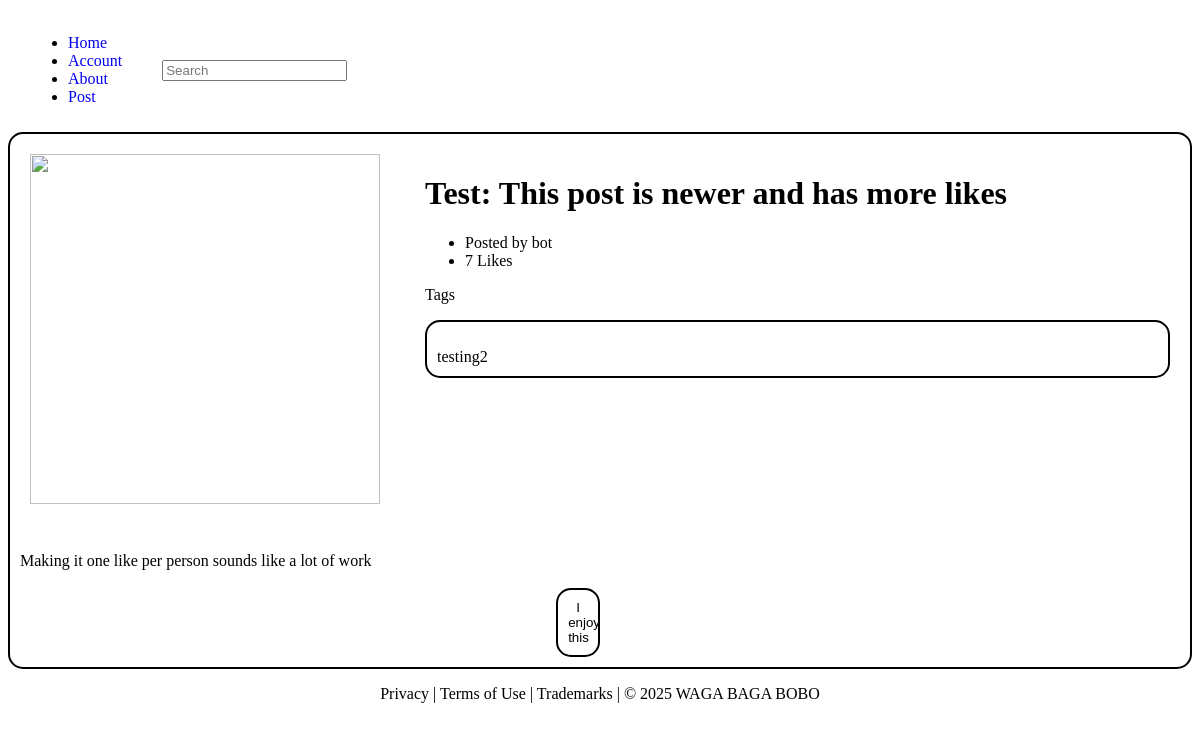
The app's page /profile/3, older data.
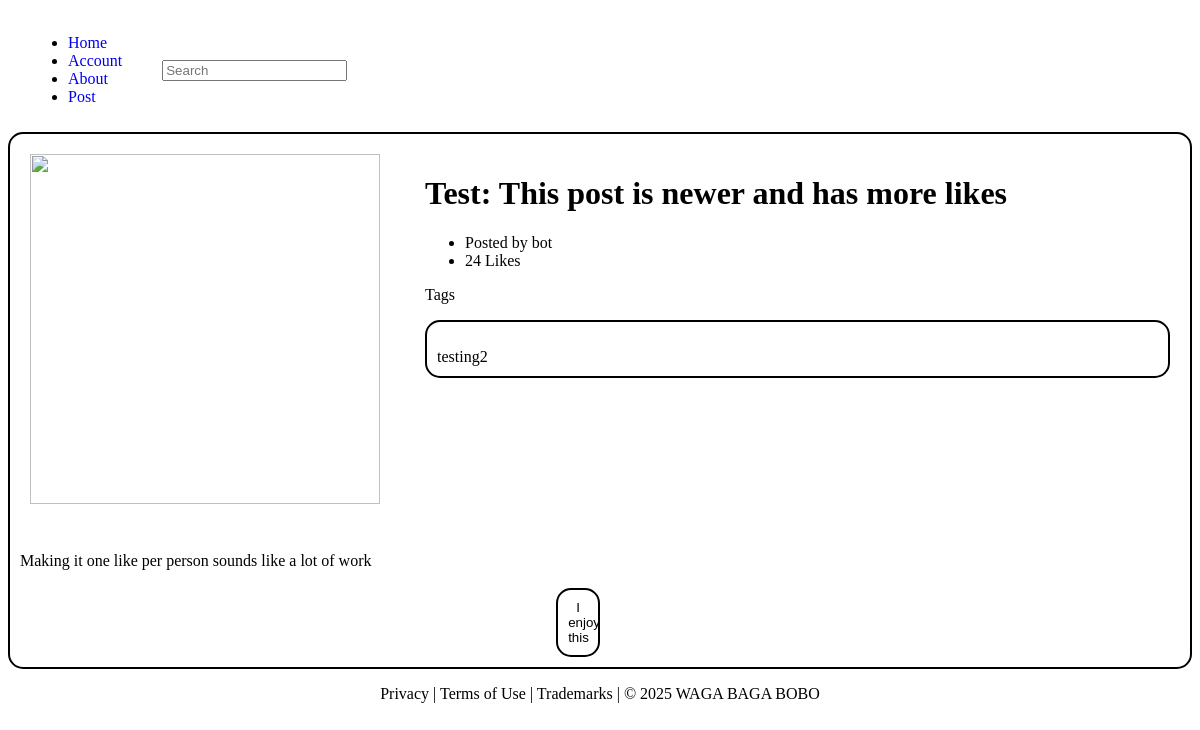
The same page, newer data.
### app.py (models this page shows, shortened)
class Post(db.Model):
    __tablename__ = "posts"
    id: so.Mapped[int] = so.mapped_column(primary_key=True)
    title: so.Mapped[str] = so.mapped_column(index=True)
    body: so.Mapped[str] = so.mapped_column(sa.String(256), default="")
    likes: so.Mapped[int] = so.mapped_column(nullable=True)
    user_id:so.Mapped[int] = so.mapped_column(sa.ForeignKey("users.id"))
    author:so.Mapped["User"] = so.relationship(back_populates="posts")
    tags:so.Mapped[str] = so.mapped_column(sa.String(250), default="")

class User(UserMixin, db.Model):
    __tablename__ = "users"
    id: so.Mapped[int] = so.mapped_column(primary_key=True)
    username: so.Mapped[str] = so.mapped_column(unique=True, index=True)
    password_hash: so.Mapped[str] = so.mapped_column(sa.String(256), default="")
    posts: so.Mapped[list["Post"]] = so.relationship(back_populates="author")
    def __str__(self):
        return self.username

### app.py (the view)
@app.route("/profile/<int:post_id>")
def profile(post_id):
    post = db.session.get(Post, post_id)
    return render_template("profile.html", post=post)

### templates/profile.html (shortened to what this page needs)
{% extends 'base.html' %}
{% block linkStyle %}
    <link rel="stylesheet" href="{{ url_for('static', filename='style-profile.css') }}">
{% endblock %}
{% block body %}
    <main class="container">
        <div class="grid">
            <div class="top">
                <div class="post-image">
                    <img src="https://external-content.duckduckgo.com/iu/?u=https%3A%2F%2Fcdn.pixabay.com%2Fphoto%2F2015%2F10%2F05%2F22%2F37%2Fblank-profile-picture-973460_1280.png&f=1&nofb=1&ipt=14271c7268ebcb0abfe3c7a7d65ed0ad4a21906affd42fd252e401bf255aef81" height="350" width="350"/>
                </div>
                <div class="post-content">
                    <h1>{{ post.title }}</h1>
                    <ul>
                        <li>Posted by {{ post.author }}</li>
                        <li>{{ post.likes }} Likes</li>
                    </ul>
                    <p>Tags</p>
                    <div class="tag-box">
                        <p class="no-margin">{{ post.tags }}</p>
                    </div>
                </div>
            </div>
            <div class="long-desc">
                <p class="no-margin">{{ post.body }}</p>
            </div>
            <div class="top" class="no-margin" style="justify-content: center;">
                <form method="post" action="{{ url_for('like_post', post_id=post.id) }}">
                    <button class="download" type="submit" >
                        <span class="no-margin">I enjoy this</span>
                    </button>
                </form>
            </div>
        </div>
    </main>
{% endblock %}

### templates/base.html (shortened to what this page needs)
<!DOCTYPE html>
<html>
    <head>
        {% block linkStyle %}{% endblock %}
        <link rel="stylesheet" href="https://cdn.jsdelivr.net/npm/@picocss/pico@2/css/pico.min.css">
        <link rel="stylesheet" href="https://cdn.jsdelivr.net/npm/@picocss/pico@2/css/pico.colors.min.css">
        <link rel="stylesheet" href="{{ url_for('static', filename='base.css') }}">
        <link rel="stylesheet" href="{{ url_for('static', filename='variables.css') }}">
    </head>
    <body background="E8F1F2">
        <header class="header">
            <nav class="navbar">
                <ul>
                    <li><a href="/" class="contrast">Home</a></li>
                    <li><a href="/login" class="contrast">Account</a></li>
                    <li><a href="https://github.com/RholsingEMU/Flask-Website" class="contrast">About</a></li>
                    <li><a href="/create-post" class="contrast">Post</a></li>
                </ul>
                <ul>
                    <form method="get" style="display: inline-flex; width: 100%">
                        <input name="search" type="text" class="tags" placeholder="Search" aria-label="Search" style="margin-bottom: 0px;">
                    </form>
                </ul>
            </nav>
        </header>
        {% block body %}{% endblock %}
    <footer class="container">
        <p class="no-margin">
            <a href="https://github.com/picocss/pico">Privacy | Terms of Use | Trademarks | © 2025 WAGA BAGA BOBO</a>
        </p>
    </footer>
</html>

### static/style-profile.css (style rules this page uses)
body { background-color: var(--bg); }
.no-margin { margin-bottom: 0 !important; }
.grid { display: flex !important; flex-direction: column; align-items: stretch; border-style: solid; border-width: 2px; border-color: var(--border); border-radius: 15px; padding: 10px; content: flex; margin-bottom: 10px; box-shadow: 2px 2px 10px var(--pico-color-black); background: var(--grid); }
.top { display: flex; gap: 10px; align-items: flex-start; }
.long-desc { width: 100%; margin-bottom: 0px !important; }
.post-image { padding: 10px; display: block !important; max-width: 350px; height: auto; }
.post-content { padding: 10px; margin-left: 15px; flex: 1 !important; }
.tag-box { border-style: solid; border-width: 2px; border-color: var(--border); border-radius: 15px; padding: 10px; content: flex; margin-bottom: 10px; box-shadow: 2px 2px 10px var(--pico-color-black); background: var(--grid); }
.download { border-style: solid; border-width: 2px; border-color: var(--border); background: var(--grid); border-radius: 15px; padding: 10px; width: 50%; }
button[type=submit] { border-style: solid; border-width: 2px; border-color: var(--border); background: var(--grid) !important; border-radius: 15px; padding: 10px; width: 50%; }

### static/base.css (style rules this page uses)
footer { text-align: center; }
footer a { text-decoration: none; color: inherit; }
a { text-decoration: none; }
.navbar { margin-bottom: 0px; padding: 10px 20px; display: flex; align-items: center; background: var(--hbg); }
.header { position: sticky; top: 0; padding: 0px; background: var(--navbg); color: var(--hbg); z-index: 1; }
nav { background-color: var(--navbg); }

### static/variables.css (style rules this page uses)
:root { --bg: var(--pico-color-cyan-950); --border: var(--pico-color-cyan-900); --grid: var(--pico-color-cyan-750); --text: var(--pico-color-white); --button: var(--pico-color-cyan-600); --hbg: var(--pico-color-cyan-900); --hborder: var(--pico-color-cyan-850); --search: var(--pico-color-cyan-600); --navbg: var(--pico-color-cyan-750); }

Row changes from the older to the newer data that the page shows:
changed Post "Test: This post is newer and has more likes": likes "7" → "24"
